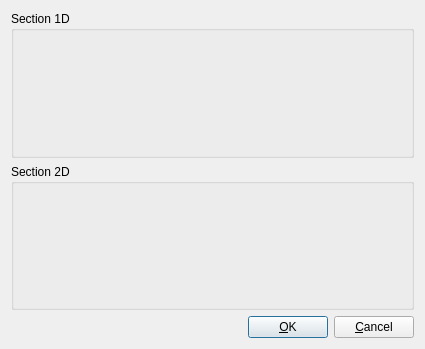
<?xml version="1.0" encoding="UTF-8"?>
<ui version="4.0">
 <class>SectionInputDialog</class>
 <widget class="QDialog" name="SectionInputDialog">
  <property name="geometry">
   <rect>
    <x>0</x>
    <y>0</y>
    <width>425</width>
    <height>349</height>
   </rect>
  </property>
  <property name="windowTitle">
   <string>Section parameters setting</string>
  </property>
  <layout class="QVBoxLayout" name="verticalLayout">
   <item>
    <widget class="QGroupBox" name="groupBox">
     <property name="title">
      <string>Section 1D</string>
     </property>
     <layout class="QVBoxLayout" name="verticalLayout_2">
      <item>
       <widget class="Section1DInputWidget" name="widget" native="true"/>
      </item>
     </layout>
    </widget>
   </item>
   <item>
    <widget class="QGroupBox" name="groupBox_2">
     <property name="title">
      <string>Section 2D</string>
     </property>
    </widget>
   </item>
   <item>
    <layout class="QHBoxLayout" name="horizontalLayout">
     <item>
      <spacer name="horizontalSpacer">
       <property name="orientation">
        <enum>Qt::Horizontal</enum>
       </property>
       <property name="sizeHint" stdset="0">
        <size>
         <width>40</width>
         <height>20</height>
        </size>
       </property>
      </spacer>
     </item>
     <item>
      <widget class="QPushButton" name="pushButton_2">
       <property name="text">
        <string>&amp;OK</string>
       </property>
      </widget>
     </item>
     <item>
      <widget class="QPushButton" name="pushButton">
       <property name="text">
        <string>&amp;Cancel</string>
       </property>
      </widget>
     </item>
    </layout>
   </item>
  </layout>
 </widget>
 <layoutdefault spacing="6" margin="11"/>
 <customwidgets>
  <customwidget>
   <class>Section1DInputWidget</class>
   <extends>QWidget</extends>
   <header location="global">section1dinputwidget.h</header>
   <container>1</container>
  </customwidget>
 </customwidgets>
 <resources/>
 <connections>
  <connection>
   <sender>pushButton_2</sender>
   <signal>clicked()</signal>
   <receiver>SectionInputDialog</receiver>
   <slot>onOK()</slot>
   <hints>
    <hint type="sourcelabel">
     <x>281</x>
     <y>282</y>
    </hint>
    <hint type="destinationlabel">
     <x>218</x>
     <y>-13</y>
    </hint>
   </hints>
  </connection>
  <connection>
   <sender>pushButton</sender>
   <signal>clicked()</signal>
   <receiver>SectionInputDialog</receiver>
   <slot>reject()</slot>
   <hints>
    <hint type="sourcelabel">
     <x>378</x>
     <y>283</y>
    </hint>
    <hint type="destinationlabel">
     <x>333</x>
     <y>-6</y>
    </hint>
   </hints>
  </connection>
 </connections>
 <slots>
  <slot>onOK()</slot>
 </slots>
</ui>
